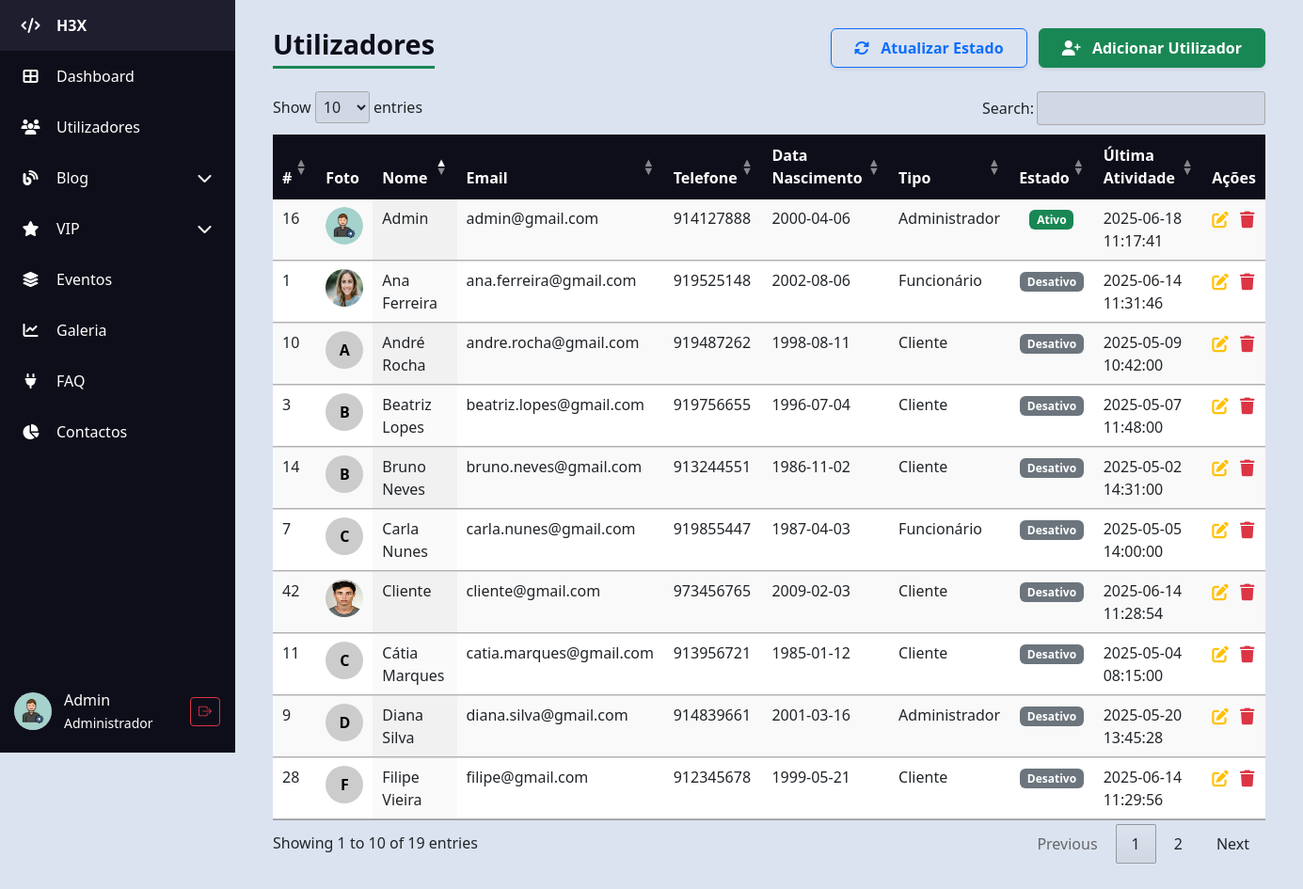
The page /H3X/admin/admin_utilizadores.php (signed in) on the database its author committed.
### tables this page shows
CREATE TABLE IF NOT EXISTS `utilizadores` (
  `id` int unsigned NOT NULL AUTO_INCREMENT,
  `nome` varchar(100) NOT NULL,
  `email` varchar(100) NOT NULL,
  `telefone` varchar(9) NOT NULL,
  `pass` varchar(255) NOT NULL,
  `data_nascimento` date NOT NULL,
  `tipo` enum('c','f','a') NOT NULL DEFAULT 'c',
  `estado` enum('a','d') NOT NULL DEFAULT 'd',
  `ultima_atividade` timestamp NULL DEFAULT CURRENT_TIMESTAMP ON UPDATE CURRENT_TIMESTAMP,
  `foto` varchar(255) DEFAULT NULL,
  PRIMARY KEY (`id`),
  UNIQUE KEY `email` (`email`)
);

### H3X/admin/admin_utilizadores.php (the view, shortened to what this page needs)
<?php
require_once "../db_config.php";
?>
<?php require 'partials/header.php'; ?>
<body>
    <div class="d-flex">
        <?php require 'partials/sidebar.php'; ?>
        <div class="content">
            <div class="d-flex justify-content-between align-items-center mb-4">
                <h1 class="table-title m-0">Utilizadores</h1>
                <div>
                    <a href="atualizar_utilizadores.php"
                        class="btn btn-outline-primary me-2 shadow-sm px-4 py-2 fw-semibold">
                        <i class="fas fa-sync-alt me-2"></i> Atualizar Estado
                    </a>
                    <a href="admin_utilizadores_create.php" class="btn btn-success shadow-sm px-4 py-2 fw-semibold">
                        <i class="fas fa-user-plus me-2"></i> Adicionar Utilizador
                    </a>
                </div>
            </div>
            <?php
            $sql = "SELECT * FROM utilizadores";
            $result = $conn->query($sql);
            ?>
            <?php if ($result && $result->num_rows != 0): ?>
                <table id="utilizadoresTable" class="display table table-striped table-hover" style="width:100%">
                    <thead>
                        <tr>
                            <th>#</th>
                            <th>Foto</th>
                            <th>Nome</th>
                            <th>Email</th>
                            <th>Telefone</th>
                            <th>Data Nascimento</th>
                            <th>Tipo</th>
                            <th>Estado</th>
                            <th>Última Atividade</th>
                            <th>Ações</th>
                        </tr>
                    </thead>
                    <tbody>
                        <?php while ($utilizador = $result->fetch_object()):
                            $tipo = match ($utilizador->tipo) {
                                'a' => 'Administrador',
                                'f' => 'Funcionário',
                                default => 'Cliente'
                            };
                            ?>
                            <tr>
                                <td><?= trim($utilizador->id) ?></td>
                                <td>
                                    <?php if (!empty($utilizador->foto)): ?>
                                        <img src="../uploads/<?= trim($utilizador->foto) ?>" alt="Foto do utilizador"
                                            class="fotousutilizador">
                                    <?php else:
                                        $primeiraLetra = strtoupper(substr($utilizador->nome, 0, 1));
                                        ?>
                                        <div class="primeiraletra">
                                            <?= $primeiraLetra ?>
                                        </div>
                                    <?php endif; ?>
                                </td>
                                <td><?= trim($utilizador->nome) ?></td>
                                <td><?= trim($utilizador->email) ?></td>
                                <td><?= trim($utilizador->telefone) ? trim($utilizador->telefone) : 'Sem número' ?></td>
                                <td><?= trim($utilizador->data_nascimento) ?></td>
                                <td><?= $tipo ?></td>
                                <td class="text-center">
                                    <span class="badge bg-<?= $utilizador->estado === 'a' ? 'success' : 'secondary' ?>">
                                        <?= $utilizador->estado === 'a' ? 'Ativo' : 'Desativo' ?>
                                    </span>
                                </td>
                                <td><?= trim($utilizador->ultima_atividade) ?></td>
                                <td>
                                    <a href="admin_utilizadores_edit.php?email=<?= urlencode($utilizador->email) ?>"
                                        title="Editar">
                                        <i class="fas fa-pen-to-square text-warning"></i></a>
                                    <a href="#" data-bs-toggle="modal" data-bs-target="#deleteModal<?= $utilizador->id ?>"
                                        title="Apagar">
                                        <i class="fas fa-trash text-danger ms-2"></i>
                                    </a>
                                </td>
                            </tr>
                        <?php endwhile;
                        $result->free(); ?>
                    </tbody>
                </table>
            <?php else: ?>
                <p class='alert alert-warning'>Sem resultados encontrados.</p>
            <?php endif; ?>
        </div>
    </div>
    <?php
    require 'partials/footer.php'; ?>

### H3X/admin/css/style.css (style rules this page uses)
body { background-color: #dce3f0; margin: 0; font-family: "Segoe UI", sans-serif; }
.content { margin-left: 80px; padding: 30px 40px; flex: 1; transition: margin-left 0.3s ease; }
table.dataTable thead th { background-color: #0e0e1a; color: white; cursor: pointer; }
h1.table-title { color: #0e0e1a; margin-bottom: 20px; font-weight: 700; border-bottom: 3px solid #198754; display: inline-block; padding-bottom: 5px; font-size: 1.8rem; }
td a { font-size: 1.1rem; transition: color 0.3s ease; }
.primeiraletra { width: 40px; height: 40px; border-radius: 50%; color: black; background: #ccc; text-align: center; line-height: 40px; font-weight: bold; }
.fotousutilizador { width: 40px; height: 40px; border-radius: 50%; }
table.dataTable thead > tr > th.sorting:before, table.dataTable thead > tr > th.sorting:after, table.dataTable thead > tr > th.sorting_asc:before, table.dataTable thead > tr > th.sorting_asc:after, table.dataTable thead > tr > th.sorting_desc:before, table.dataTable thead > tr > th.sorting_desc:after, table.dataTable thead > tr > th.sorting_asc_disabled:before, table.dataTable thead > tr > th.sorting_asc_disabled:after, table.dataTable thead > tr > th.sorting_desc_disabled:before, table.dataTable thead > tr > th.sorting_desc_disabled:after, table.dataTable thead > tr > td.sorting:before, table.dataTable thead > tr > td.sorting:after, table.dataTable thead > tr > td.sorting_asc:before, table.dataTable thead > tr > td.sorting_asc:after, table.dataTable thead > tr > td.sorting_desc:before, table.dataTable thead > tr > td.sorting_desc:after, table.dataTable thead > tr > td.sorting_asc_disabled:before, table.dataTable thead > tr > td.sorting_asc_disabled:after, table.dataTable thead > tr > td.sorting_desc_disabled:before, table.dataTable thead > tr > td.sorting_desc_disabled:after { opacity: 0.5; }
table.dataTable thead > tr > th.sorting_asc:before, table.dataTable thead > tr > th.sorting_desc:after, table.dataTable thead > tr > td.sorting_asc:before, table.dataTable thead > tr > td.sorting_desc:after { opacity: 1; }

### rows shown on the page
utilizadores: id "1", foto (picture), nome "Ana Ferreira", email "ana.ferreira@gmail.com", telefone "919525148", data_nascimento "2002-08-06", tipo "Funcionário", estado "Desativo", ultima_atividade "2025-06-14 11:31:46"
utilizadores: id "3", nome "B", nome "Beatriz Lopes", email "beatriz.lopes@gmail.com", telefone "919756655", data_nascimento "1996-07-04", tipo "Cliente", estado "Desativo", ultima_atividade "2025-05-07 11:48:00"
utilizadores: id "7", nome "C", nome "Carla Nunes", email "carla.nunes@gmail.com", telefone "919855447", data_nascimento "1987-04-03", tipo "Funcionário", estado "Desativo", ultima_atividade "2025-05-05 14:00:00"
utilizadores: id "9", nome "D", nome "Diana Silva", email "diana.silva@gmail.com", telefone "914839661", data_nascimento "2001-03-16", tipo "Administrador", estado "Desativo", ultima_atividade "2025-05-20 13:45:28"
utilizadores: id "10", nome "A", nome "André Rocha", email "andre.rocha@gmail.com", telefone "919487262", data_nascimento "1998-08-11", tipo "Cliente", estado "Desativo", ultima_atividade "2025-05-09 10:42:00"
utilizadores: id "11", nome "C", nome "Cátia Marques", email "catia.marques@gmail.com", telefone "913956721", data_nascimento "1985-01-12", tipo "Cliente", estado "Desativo", ultima_atividade "2025-05-04 08:15:00"
utilizadores: id "14", nome "B", nome "Bruno Neves", email "bruno.neves@gmail.com", telefone "913244551", data_nascimento "1986-11-02", tipo "Cliente", estado "Desativo", ultima_atividade "2025-05-02 14:31:00"
utilizadores: id "16", foto (picture), nome "Admin", email "admin@gmail.com", telefone "914127888", data_nascimento "2000-04-06", tipo "Administrador", estado "Ativo", ultima_atividade "2025-06-18 11:17:41"
utilizadores: id "28", nome "F", nome "Filipe Vieira", email "filipe@gmail.com", telefone "912345678", data_nascimento "1999-05-21", tipo "Cliente", estado "Desativo", ultima_atividade "2025-06-14 11:29:56"
utilizadores: id "42", foto (picture), nome "Cliente", email "cliente@gmail.com", telefone "973456765", data_nascimento "2009-02-03", tipo "Cliente", estado "Desativo", ultima_atividade "2025-06-14 11:28:54"

### other values the page prints
$nomeUtilizador "Admin"
$tipoLabel "Administrador"
